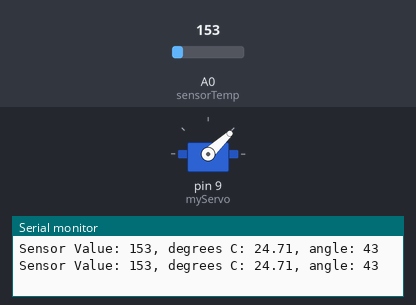
Bench run of a sketch on a simulated Arduino Uno, built with avr-gcc and run on an emulated ATmega328P. Shown: servo, the last lines printed to the serial monitor. The test bench sets the inputs (shaded band); at power-on: A0 (sensorTemp) = 153.

Above: at 1.8 s.
1.9 s: A0 (sensorTemp) set to 165
At 2.5 s:
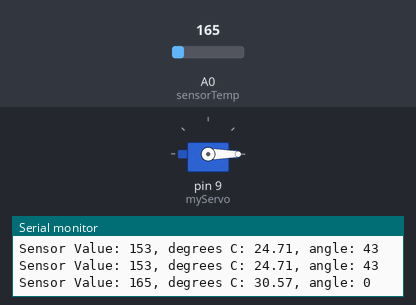
3.5 s: A0 (sensorTemp) set to 133
At 5.2 s:
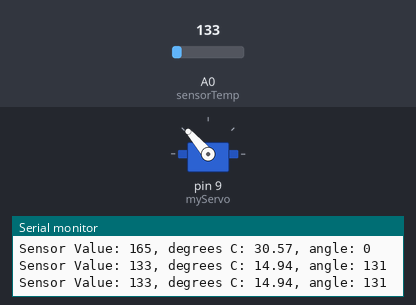
5.5 s: A0 (sensorTemp) set to 114
At 6.9 s:
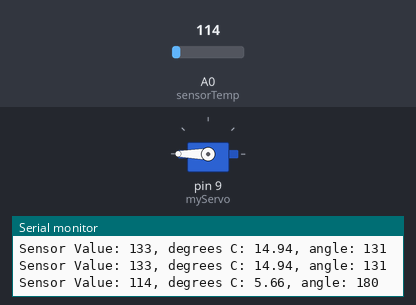
7.5 s: A0 (sensorTemp) set to 175
At 8.5 s:
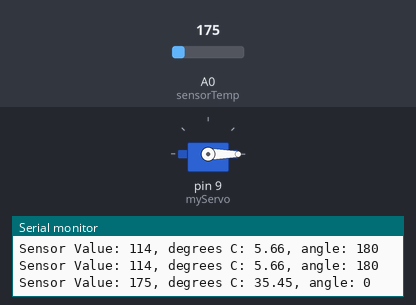
Timing chart, 0 to 10.5 s (numbered marks = the images above; inputs shaded):
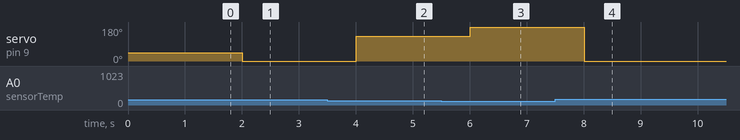

Measured:
- after the input at 1.9 s, servo on pin 9 (myServo): 43° → 0° after 0.10 s
- after the input at 3.5 s, servo on pin 9 (myServo): 0° → 131° after 0.51 s
- after the input at 5.5 s, servo on pin 9 (myServo): 131° → 180° after 0.51 s
- after the input at 7.5 s, servo on pin 9 (myServo): 180° → 0° after 0.51 s

The sketch:

thermometer_servo.ino
```cpp
#include <Servo.h>

Servo myServo;

int sensorValue;
int angle;
const float minTemp = 10;
const float maxTemp = 30;
const float minSensorValue = 1024.0/5.0*(minTemp/100+0.5);
const float maxSensorValue = 1024.0/5.0*(maxTemp/100+0.5);
const int sensorTemp = A0;

void setup() {

  myServo.attach(9);
  Serial.begin(9600);
}

void loop() {

  sensorValue = analogRead(sensorTemp);

  Serial.print("Sensor Value: ");
  Serial.print(sensorValue);
  float voltage = (sensorValue/1024.0)*5.0;
  float temperature = (voltage - .5)*100;
  Serial.print(", degrees C: ");
  Serial.print(temperature);
  sensorValue = constrain(sensorValue, minSensorValue, maxSensorValue);
  angle = map(sensorValue, maxSensorValue, minSensorValue, 0, 180);
  Serial.print(", angle: ");
  Serial.println(angle);
  myServo.write(angle);
  delay(1000);
}
```
